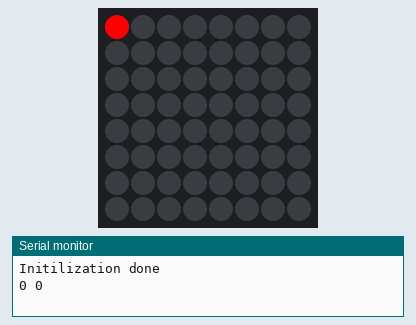
Simulated run of this sketch. Board: ESP32. Parts: 8×8 RGB LED matrix (first LED top left, wired row by row), the last lines printed to the serial monitor. The strip is taken to match the declared colour order.

Above: at 1.1 s.
At 4.39 s:
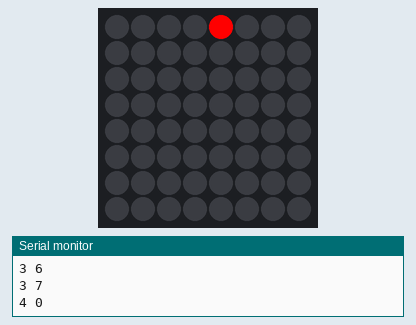
At 7.62 s:
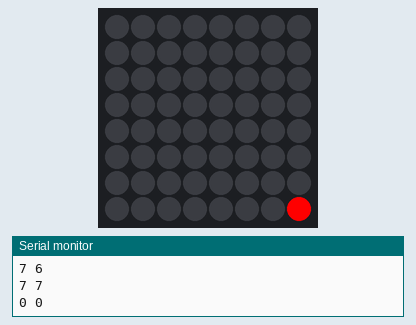
At 15.68 s:
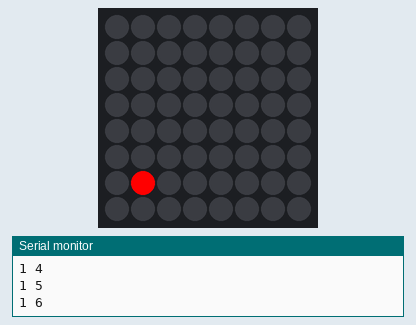
At 23.69 s:
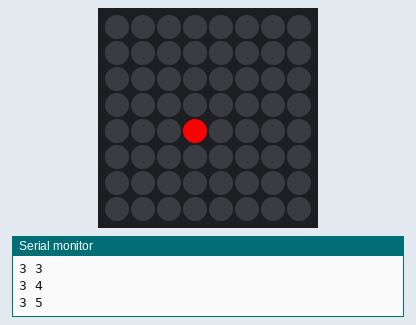
At 39.7 s:
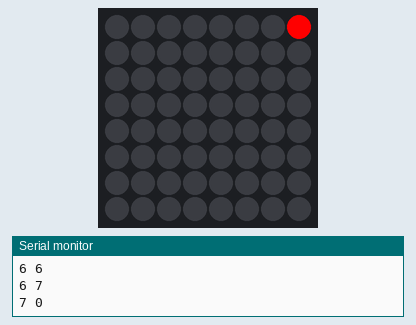

The sketch:

matrixtest.ino
```cpp
// Adafruit_NeoMatrix example for single NeoPixel Shield.
// Scrolls 'Hallo' across the matrix in a portrait (vertical) orientation.

#include <Adafruit_GFX.h>
#include <Adafruit_NeoMatrix.h>
#include <Adafruit_NeoPixel.h>
#ifndef PSTR
 #define PSTR // Make Arduino Due happy
#endif

#define PIN 27


Adafruit_NeoMatrix matrix = Adafruit_NeoMatrix(8, 8, PIN,
NEO_MATRIX_TOP     + NEO_MATRIX_RIGHT +
  NEO_MATRIX_COLUMNS + NEO_MATRIX_PROGRESSIVE,
  NEO_RGBW            + NEO_KHZ800);

const uint16_t colors[] = {
  matrix.Color(255, 0, 0), matrix.Color(0, 255, 0), matrix.Color(0, 0, 255) };

void setup() {
  Serial.begin(9600);
  matrix.begin();
  matrix.clear();
  matrix.show();
  delay(1000);
  Serial.println("Initilization done");
//   matrix.setTextWrap(false);
//  matrix.setBrightness(10);
//  matrix.setTextColor(colors[0]);
//  matrix.fillScreen(matrix.Color(0,255,0));
}

int x    = matrix.width();
int pass = 0;

void loop() {
  for (int row = 0; row < 8; row++) {
    for (int col = 0; col < 8; col++) {
      Serial.print(row);
      Serial.print(" ");
      Serial.println(col);
      matrix.drawPixel(row,col,matrix.Color(255,0,0));
      matrix.show();
      delay(100);
      matrix.drawPixel(row,col,matrix.Color(00,0,0));
    }
  }
/*  matrix.fillScreen(0);
  matrix.setCursor(x, 0);
  matrix.print(F("H"));
  if(--x < -36) {
    x = matrix.width();
    if(++pass >= 3) pass = 0;
    matrix.setTextColor(colors[pass]);
  }
  matrix.show();
  delay(1000);*/
}
```
